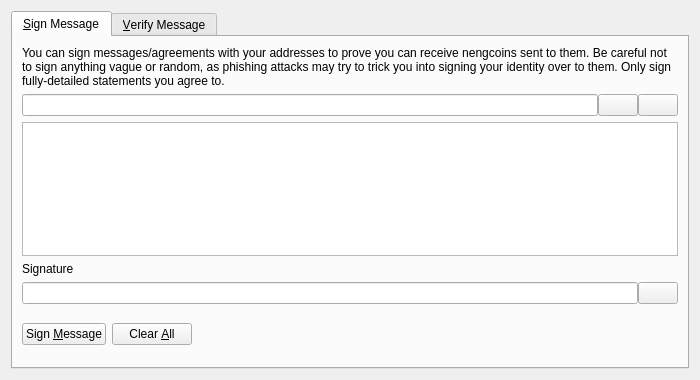
<?xml version="1.0" encoding="UTF-8"?>
<ui version="4.0">
 <class>SignVerifyMessageDialog</class>
 <widget class="QDialog" name="SignVerifyMessageDialog">
  <property name="geometry">
   <rect>
    <x>0</x>
    <y>0</y>
    <width>700</width>
    <height>380</height>
   </rect>
  </property>
  <property name="windowTitle">
   <string>Signatures - Sign / Verify a Message</string>
  </property>
  <property name="modal">
   <bool>true</bool>
  </property>
  <layout class="QVBoxLayout" name="verticalLayout">
   <item>
    <widget class="QTabWidget" name="tabWidget">
     <property name="currentIndex">
      <number>0</number>
     </property>
     <widget class="QWidget" name="tabSignMessage">
      <attribute name="title">
       <string>&amp;Sign Message</string>
      </attribute>
      <layout class="QVBoxLayout" name="verticalLayout_SM">
       <item>
        <widget class="QLabel" name="infoLabel_SM">
         <property name="text">
          <string>You can sign messages/agreements with your addresses to prove you can receive nengcoins sent to them. Be careful not to sign anything vague or random, as phishing attacks may try to trick you into signing your identity over to them. Only sign fully-detailed statements you agree to.</string>
         </property>
         <property name="textFormat">
          <enum>Qt::PlainText</enum>
         </property>
         <property name="wordWrap">
          <bool>true</bool>
         </property>
        </widget>
       </item>
       <item>
        <layout class="QHBoxLayout" name="horizontalLayout_1_SM">
         <property name="spacing">
          <number>0</number>
         </property>
         <item>
          <widget class="QValidatedLineEdit" name="addressIn_SM">
           <property name="toolTip">
            <string>The Nengcoin address to sign the message with</string>
           </property>
          </widget>
         </item>
         <item>
          <widget class="QPushButton" name="addressBookButton_SM">
           <property name="toolTip">
            <string>Choose previously used address</string>
           </property>
           <property name="text">
            <string/>
           </property>
           <property name="icon">
            <iconset resource="../bitcoin.qrc">
             <normaloff>:/icons/address-book</normaloff>:/icons/address-book</iconset>
           </property>
           <property name="shortcut">
            <string>Alt+A</string>
           </property>
           <property name="autoDefault">
            <bool>false</bool>
           </property>
          </widget>
         </item>
         <item>
          <widget class="QPushButton" name="pasteButton_SM">
           <property name="toolTip">
            <string>Paste address from clipboard</string>
           </property>
           <property name="text">
            <string/>
           </property>
           <property name="icon">
            <iconset resource="../bitcoin.qrc">
             <normaloff>:/icons/editpaste</normaloff>:/icons/editpaste</iconset>
           </property>
           <property name="shortcut">
            <string>Alt+P</string>
           </property>
           <property name="autoDefault">
            <bool>false</bool>
           </property>
          </widget>
         </item>
        </layout>
       </item>
       <item>
        <widget class="QPlainTextEdit" name="messageIn_SM">
         <property name="toolTip">
          <string>Enter the message you want to sign here</string>
         </property>
        </widget>
       </item>
       <item>
        <widget class="QLabel" name="signatureLabel_SM">
         <property name="text">
          <string>Signature</string>
         </property>
         <property name="textFormat">
          <enum>Qt::PlainText</enum>
         </property>
        </widget>
       </item>
       <item>
        <layout class="QHBoxLayout" name="horizontalLayout_2_SM">
         <property name="spacing">
          <number>0</number>
         </property>
         <item>
          <widget class="QLineEdit" name="signatureOut_SM">
           <property name="font">
            <font>
             <italic>true</italic>
            </font>
           </property>
           <property name="readOnly">
            <bool>true</bool>
           </property>
          </widget>
         </item>
         <item>
          <widget class="QPushButton" name="copySignatureButton_SM">
           <property name="toolTip">
            <string>Copy the current signature to the system clipboard</string>
           </property>
           <property name="text">
            <string/>
           </property>
           <property name="icon">
            <iconset resource="../bitcoin.qrc">
             <normaloff>:/icons/editcopy</normaloff>:/icons/editcopy</iconset>
           </property>
           <property name="autoDefault">
            <bool>false</bool>
           </property>
          </widget>
         </item>
        </layout>
       </item>
       <item>
        <layout class="QHBoxLayout" name="horizontalLayout_3_SM">
         <item>
          <widget class="QPushButton" name="signMessageButton_SM">
           <property name="toolTip">
            <string>Sign the message to prove you own this Nengcoin address</string>
           </property>
           <property name="text">
            <string>Sign &amp;Message</string>
           </property>
           <property name="icon">
            <iconset resource="../bitcoin.qrc">
             <normaloff>:/icons/edit</normaloff>:/icons/edit</iconset>
           </property>
           <property name="autoDefault">
            <bool>false</bool>
           </property>
          </widget>
         </item>
         <item>
          <widget class="QPushButton" name="clearButton_SM">
           <property name="toolTip">
            <string>Reset all sign message fields</string>
           </property>
           <property name="text">
            <string>Clear &amp;All</string>
           </property>
           <property name="icon">
            <iconset resource="../bitcoin.qrc">
             <normaloff>:/icons/remove</normaloff>:/icons/remove</iconset>
           </property>
           <property name="autoDefault">
            <bool>false</bool>
           </property>
          </widget>
         </item>
         <item>
          <spacer name="horizontalSpacer_1_SM">
           <property name="orientation">
            <enum>Qt::Horizontal</enum>
           </property>
           <property name="sizeHint" stdset="0">
            <size>
             <width>40</width>
             <height>48</height>
            </size>
           </property>
          </spacer>
         </item>
         <item>
          <widget class="QLabel" name="statusLabel_SM">
           <property name="font">
            <font>
             <weight>75</weight>
             <bold>true</bold>
            </font>
           </property>
           <property name="text">
            <string/>
           </property>
           <property name="wordWrap">
            <bool>true</bool>
           </property>
          </widget>
         </item>
         <item>
          <spacer name="horizontalSpacer_2_SM">
           <property name="orientation">
            <enum>Qt::Horizontal</enum>
           </property>
           <property name="sizeHint" stdset="0">
            <size>
             <width>40</width>
             <height>48</height>
            </size>
           </property>
          </spacer>
         </item>
        </layout>
       </item>
      </layout>
     </widget>
     <widget class="QWidget" name="tabVerifyMessage">
      <attribute name="title">
       <string>&amp;Verify Message</string>
      </attribute>
      <layout class="QVBoxLayout" name="verticalLayout_VM">
       <item>
        <widget class="QLabel" name="infoLabel_VM">
         <property name="text">
          <string>Enter the receiver's address, message (ensure you copy line breaks, spaces, tabs, etc. exactly) and signature below to verify the message. Be careful not to read more into the signature than what is in the signed message itself, to avoid being tricked by a man-in-the-middle attack. Note that this only proves the signing party receives with the address, it cannot prove sendership of any transaction!</string>
         </property>
         <property name="textFormat">
          <enum>Qt::PlainText</enum>
         </property>
         <property name="alignment">
          <set>Qt::AlignLeading|Qt::AlignLeft|Qt::AlignTop</set>
         </property>
         <property name="wordWrap">
          <bool>true</bool>
         </property>
        </widget>
       </item>
       <item>
        <layout class="QHBoxLayout" name="horizontalLayout_1_VM">
         <property name="spacing">
          <number>0</number>
         </property>
         <item>
          <widget class="QValidatedLineEdit" name="addressIn_VM">
           <property name="toolTip">
            <string>The Nengcoin address the message was signed with</string>
           </property>
          </widget>
         </item>
         <item>
          <widget class="QPushButton" name="addressBookButton_VM">
           <property name="toolTip">
            <string>Choose previously used address</string>
           </property>
           <property name="text">
            <string/>
           </property>
           <property name="icon">
            <iconset resource="../bitcoin.qrc">
             <normaloff>:/icons/address-book</normaloff>:/icons/address-book</iconset>
           </property>
           <property name="shortcut">
            <string>Alt+A</string>
           </property>
           <property name="autoDefault">
            <bool>false</bool>
           </property>
          </widget>
         </item>
        </layout>
       </item>
       <item>
        <widget class="QPlainTextEdit" name="messageIn_VM"/>
       </item>
       <item>
        <widget class="QValidatedLineEdit" name="signatureIn_VM"/>
       </item>
       <item>
        <layout class="QHBoxLayout" name="horizontalLayout_2_VM">
         <item>
          <widget class="QPushButton" name="verifyMessageButton_VM">
           <property name="toolTip">
            <string>Verify the message to ensure it was signed with the specified Nengcoin address</string>
           </property>
           <property name="text">
            <string>Verify &amp;Message</string>
           </property>
           <property name="icon">
            <iconset resource="../bitcoin.qrc">
             <normaloff>:/icons/transaction_0</normaloff>:/icons/transaction_0</iconset>
           </property>
           <property name="autoDefault">
            <bool>false</bool>
           </property>
          </widget>
         </item>
         <item>
          <widget class="QPushButton" name="clearButton_VM">
           <property name="toolTip">
            <string>Reset all verify message fields</string>
           </property>
           <property name="text">
            <string>Clear &amp;All</string>
           </property>
           <property name="icon">
            <iconset resource="../bitcoin.qrc">
             <normaloff>:/icons/remove</normaloff>:/icons/remove</iconset>
           </property>
           <property name="autoDefault">
            <bool>false</bool>
           </property>
          </widget>
         </item>
         <item>
          <spacer name="horizontalSpacer_1_VM">
           <property name="orientation">
            <enum>Qt::Horizontal</enum>
           </property>
           <property name="sizeHint" stdset="0">
            <size>
             <width>40</width>
             <height>48</height>
            </size>
           </property>
          </spacer>
         </item>
         <item>
          <widget class="QLabel" name="statusLabel_VM">
           <property name="font">
            <font>
             <weight>75</weight>
             <bold>true</bold>
            </font>
           </property>
           <property name="text">
            <string/>
           </property>
           <property name="wordWrap">
            <bool>true</bool>
           </property>
          </widget>
         </item>
         <item>
          <spacer name="horizontalSpacer_2_VM">
           <property name="orientation">
            <enum>Qt::Horizontal</enum>
           </property>
           <property name="sizeHint" stdset="0">
            <size>
             <width>40</width>
             <height>48</height>
            </size>
           </property>
          </spacer>
         </item>
        </layout>
       </item>
      </layout>
     </widget>
    </widget>
   </item>
  </layout>
 </widget>
 <customwidgets>
  <customwidget>
   <class>QValidatedLineEdit</class>
   <extends>QLineEdit</extends>
   <header>qvalidatedlineedit.h</header>
  </customwidget>
 </customwidgets>
 <resources>
  <include location="../bitcoin.qrc"/>
 </resources>
 <connections/>
</ui>
